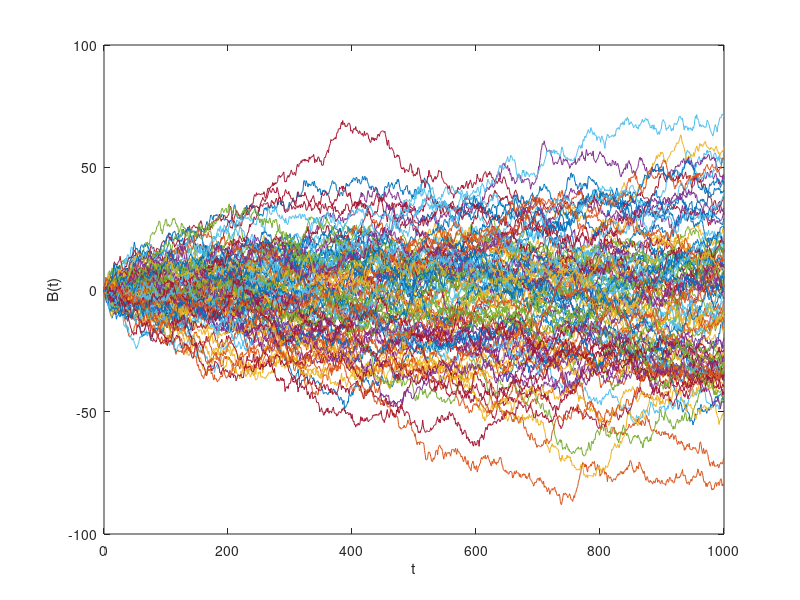

MATLAB code to generate this figure: (Note: this script raises an error after producing the figure.)
%% Brownian motion
%% generate
clear;
n = 100;
T = 1000;
N = 1000;
t = T/N;
B = zeros(1,N+1);
B(1) = 0;
for jj = 1:n
    for ii = 1:T
        B(ii+1) = B(ii)+sqrt(t)*randn;
    end
    x = linspace(0,T,N+1);
    plot(x,B);
    hold on;
end
xlabel('t')
ylabel('B(t)')
%% equation
clear;
T = 100;
N = 1000;
t = T/N;
v = 1;
x0 = 0;
X = zeros(1,N+1);
X(1) = x0;
n = 10;
sigma = 0;
alpha = 1;
tiledlayout(2,2)
nexttile
for jj = 1:n
    for ii = 1:N
        dB = sqrt(t)*randn;
        X(ii+1) = (1-alpha*t)*X(ii) + alpha*v*t + sigma*dB;
    end
    x = linspace(0,T,N+1);
    plot(x,X)
    hold on
end
xlabel('t')
ylabel('X(t)')


sigma = 1;
nexttile
for jj = 1:n
    for ii = 1:N
        dB = sqrt(t)*randn;
        X(ii+1) = (1-alpha*t)*X(ii) + alpha*v*t + sigma*dB;
    end
    x = linspace(0,T,N+1);
    plot(x,X)
    hold on
end
xlabel('t')
ylabel('X(t)')
nexttile

sigma = 2;
for jj = 1:n
    for ii = 1:N
        dB = sqrt(t)*randn;
        X(ii+1) = (1-alpha*t)*X(ii) + alpha*v*t + sigma*dB;
    end
    x = linspace(0,T,N+1);
    plot(x,X)
    hold on
end
xlabel('t')
ylabel('X(t)')
nexttile
sigma = 3;
for jj = 1:n
    for ii = 1:N
        dB = sqrt(t)*randn;
        X(ii+1) = (1-alpha*t)*X(ii) + alpha*v*t + sigma*dB;
    end
    x = linspace(0,T,N+1);
    plot(x,X)
    hold on
end
xlabel('t')
ylabel('X(t)')



%% monte carlo method (n = 1000)
clear;
T = 100;
N = 100;
t = T/N;
v = 0;
sigma = 1;
alpha = 1;
x0 = 0;
re = 10;
n = 1000;
mu = zeros(1,n);
s = zeros(1,n);
Y = zeros(1,n);
for jj = 1:1000
    for ii = 1:n
        dB = sqrt(t)*randn;
        Y(ii) = (1-alpha*t)*x0 + alpha*v*t + sigma*dB;
    end
    mu(jj) = mean(Y);
    s(jj) = var(Y);
end
h = histogram(s,'Normalization','probability');
hold on
xvals = (h.BinEdges(2:end)+h.BinEdges(1:end-1))/2;
plot(xvals, h.Values, 'r');

%% n = 100
E2 = zeros(1,re);
D2 = zeros(1,re);
n = 100;
Y = zeros(1,n);
for ii = 1:10
    for jj = 1:n
        dB = sqrt(t)*randn;
        Y(jj) = (1-alpha*t)*x0 + alpha*v*t + sigma*dB;    
    end
    E2(ii) = mean(Y);
    D2(ii) = var(Y);
end
%% n = 10
E1 = zeros(1,re);
D1 = zeros(1,re);
n = 10;
Y = zeros(1,n);
for ii = 1:10
    for jj = 1:n
        dB = sqrt(t)*randn;
        Y(jj) = (1-alpha*t)*x0 + alpha*v*t + sigma*dB;    
    end
    E1(ii) = mean(Y);
    D1(ii) = var(Y);
end
%% n = 10000
E4 = zeros(1,re);
D4 = zeros(1,re);
n = 10;
Y = zeros(1,n);
for ii = 1:10
    for jj = 1:n
        dB = sqrt(t)*randn;
        Y(jj) = (1-alpha*t)*x0 + alpha*v*t + sigma*dB;    
    end
    E4(ii) = mean(Y);
    D4(ii) = var(Y);
end
%% plot
% mean
tiledlayout(1,2)
nexttile
for ii = 1:10
    scatter(10,E1(ii),'filled'); hold on
    scatter(100, E2(ii),'filled'); hold on
    scatter(1000,E3(ii),'filled'); hold on
    
    set(gca,'xscale','log');
    plot([10,100,1000],[mean(E1),mean(E2),mean(E3)],'DisplayName','E(x)');  
end
% variance
nexttile
for jj = 1:10
    scatter(10,D1(jj),'filled'); hold on
    scatter(100,D2(jj),'filled'); hold on
    scatter(1000,D3(jj),'filled'); hold on
    set(gca,'xscale','log');
    plot([10,100,1000],[mean(D1),mean(D2),mean(D3)],'DisplayName','D(X)');  
end
%% the second equation
clear;
T = 100;
N = 1000;
t = T/N;

sigma = 1;
sigma1 = 1;
sigma2 = 1;
alpha = 0;
theta = 1;
x0 = 0;
s0 = 0;
X = zeros(1,N+1);
S = zeros(1,N+1);
X(1) = x0;
S(1) = s0;
v = 0;
tiledlayout(3,2)
nexttile
    for ii = 1:N
        dB = sqrt(t)*randn;
        dW = sqrt(t)*randn;
        X(ii+1) = (1-alpha*t)*X(ii)+alpha*v*t+sigma*dB;
        S(ii+1) = (1-theta*t)*S(ii)+theta*t*X(ii)+sigma1*dB+sigma2*dW;
    end
    x = linspace(0,T,N+1);
    plot(x,X); hold on
    plot(x,S);hold on
    
    alpha = 1;
nexttile
    for ii = 1:N
        dB = sqrt(t)*randn;
        dW = sqrt(t)*randn;
        X(ii+1) = (1-alpha*t)*X(ii)+alpha*v*t+sigma*dB;
        S(ii+1) = (1-theta*t)*S(ii)+theta*t*X(ii)+sigma1*dB+sigma2*dW;
    end
    x = linspace(0,T,N+1);
    plot(x,X); hold on
    plot(x,S);hold on
    %plot(x,v+0*x)
    alpha = 2;
    nexttile
    for ii = 1:N
        dB = sqrt(t)*randn;
        dW = sqrt(t)*randn;
        X(ii+1) = (1-alpha*t)*X(ii)+alpha*v*t+sigma*dB;
        S(ii+1) = (1-theta*t)*S(ii)+theta*t*X(ii)+sigma1*dB+sigma2*dW;
    end
    x = linspace(0,T,N+1);
    plot(x,X); hold on
    plot(x,S);hold on
    %plot(x,v+0*x)
    alpha = 4;
    nexttile
    for ii = 1:N
        dB = sqrt(t)*randn;
        dW = sqrt(t)*randn;
        X(ii+1) = (1-alpha*t)*X(ii)+alpha*v*t+sigma*dB;
        S(ii+1) = (1-theta*t)*S(ii)+theta*t*X(ii)+sigma1*dB+sigma2*dW;
    end
    x = linspace(0,T,N+1);
    plot(x,X); hold on
    plot(x,S); hold on
    %plot(x,v+0*x)
alpha = 10;
    nexttile
    for ii = 1:N
        dB = sqrt(t)*randn;
        dW = sqrt(t)*randn;
        X(ii+1) = (1-alpha*t)*X(ii)+alpha*v*t+sigma*dB;
        S(ii+1) = (1-theta*t)*S(ii)+theta*t*X(ii)+sigma1*dB+sigma2*dW;
    end
    x = linspace(0,T,N+1);
    plot(x,X); hold on
    plot(x,S); hold on
    alpha = 20;
    nexttile
    for ii = 1:N
        dB = sqrt(t)*randn;
        dW = sqrt(t)*randn;
        X(ii+1) = (1-alpha*t)*X(ii)+alpha*v*t+sigma*dB;
        S(ii+1) = (1-theta*t)*S(ii)+theta*t*X(ii)+sigma1*dB+sigma2*dW;
    end
    x = linspace(0,T,N+1);
    plot(x,X); hold on
    plot(x,S); hold on
%% monte caro again
clear;
T = 100;
N = 1000;
t = T/N;
sigma = 1;
sigma1 = 1;
sigma2 = 1;
alpha = 1;
theta = 1;
x0 = 0;
s0 = 0;
X = zeros(1,N+1);
S = zeros(1,N+1);
X(1) = x0;
S(1) = s0;
v = 0;
for jj = 1:1000
    for ii = 1:N
        dB = sqrt(t)*randn;
        dW = sqrt(t)*randn;
        X(ii) = (1-alpha*t)*x0+alpha*v*t+sigma*dB;
        S(ii) = (1-theta*t)*s0+theta*t*X(ii)+sigma1*dB+sigma2*dW;
    end
    mu(jj) = mean(S);
    s(jj) = var(S);
end
h = histogram(s,'Normalization','probability');
hold on
xvals = (h.BinEdges(2:end)+h.BinEdges(1:end-1))/2;
plot(xvals, h.Values, 'r');   